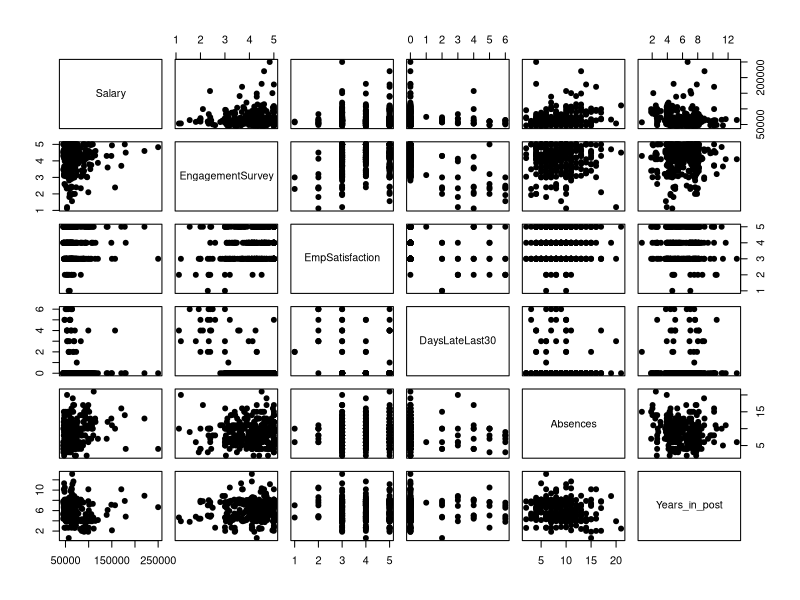
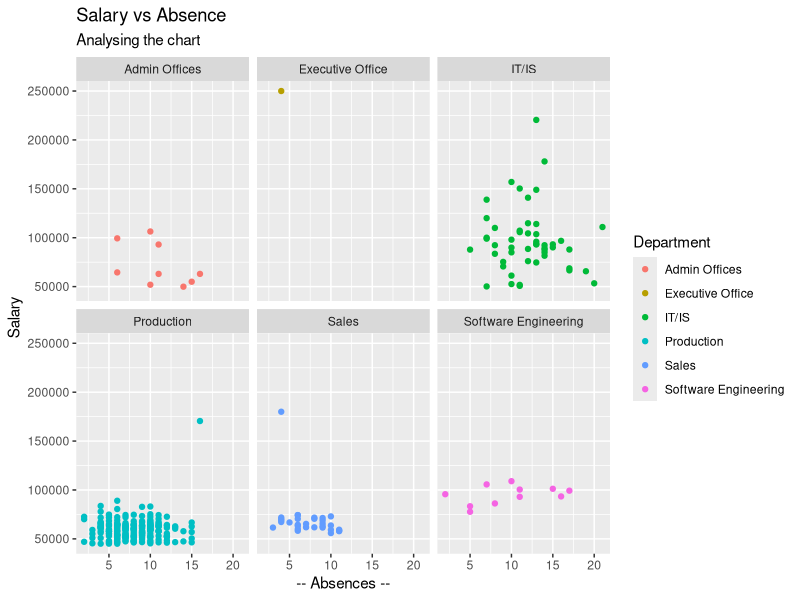
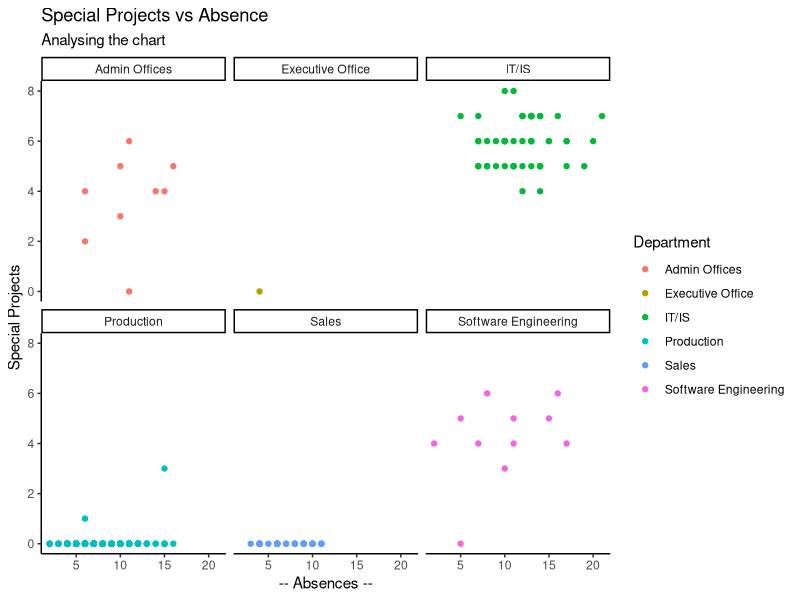
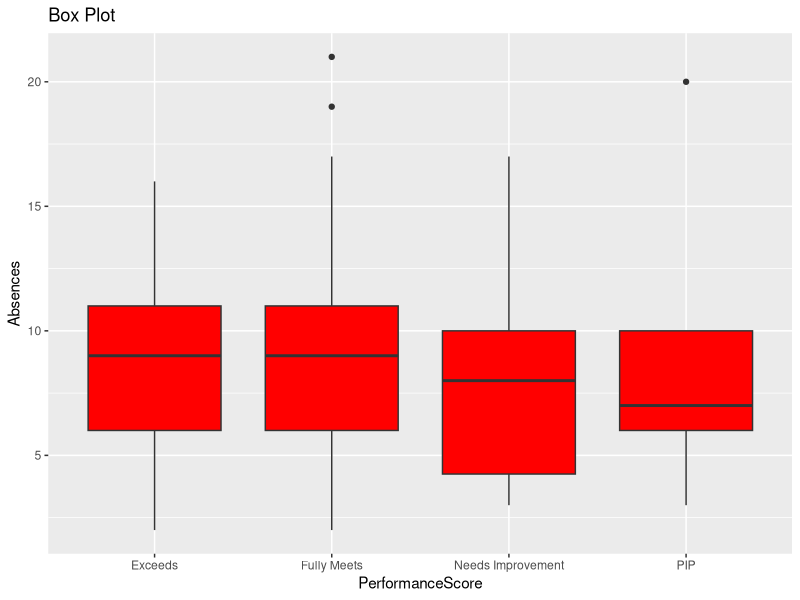
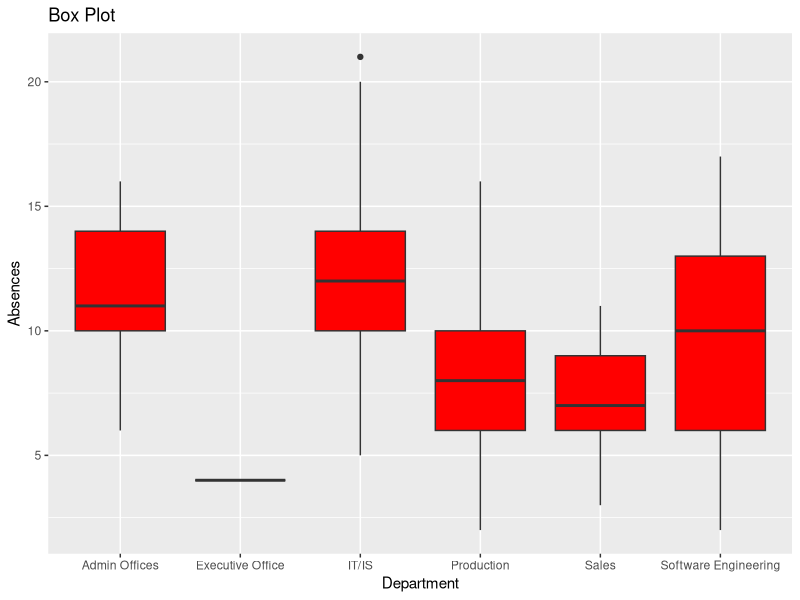
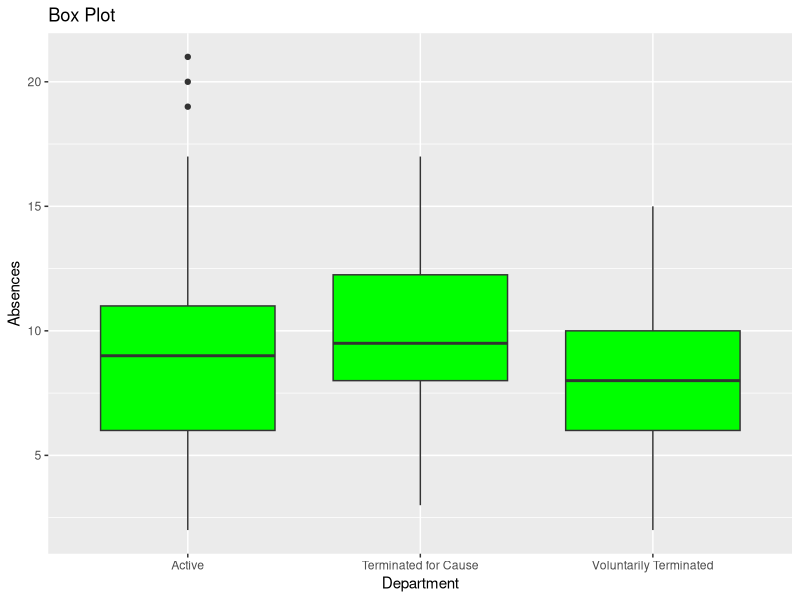
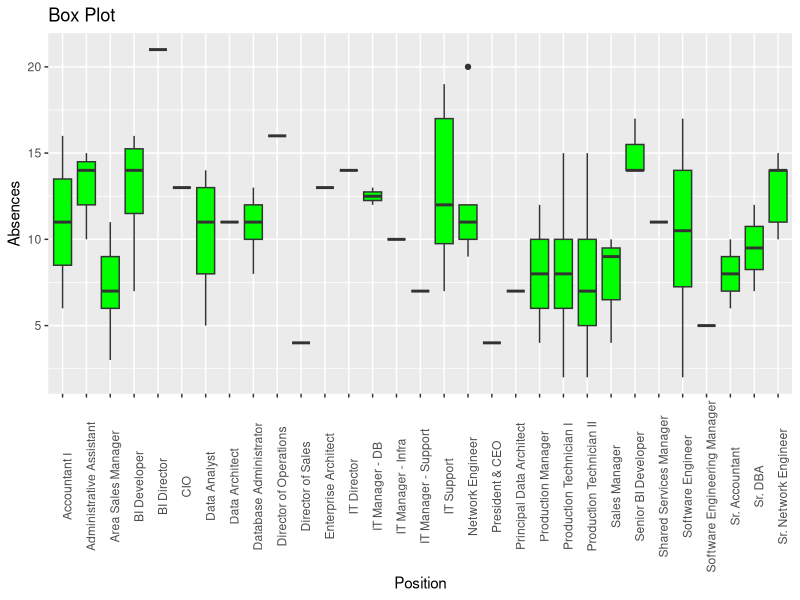
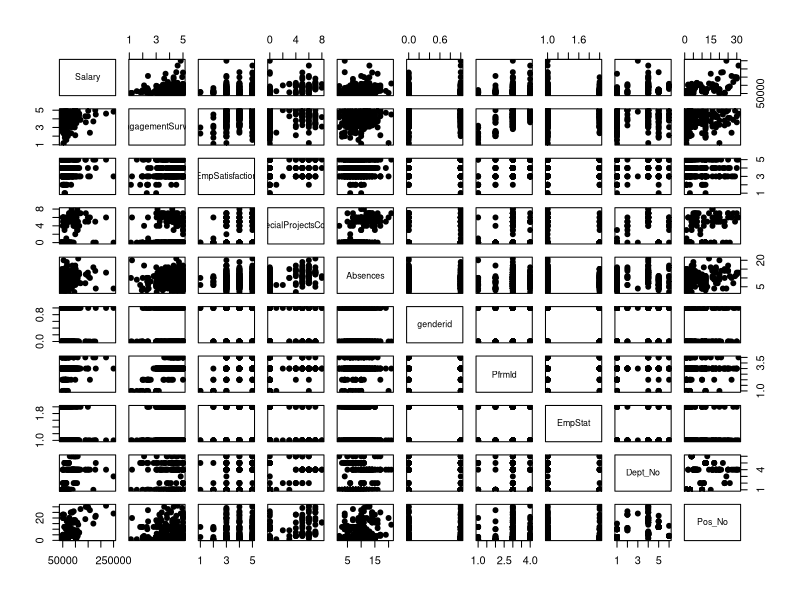

Write the R code that produced these figures, in order.
## ---- chunk 1

install.packages('ggplot2')
install.packages('tidyr')
install.packages('dplyr')
install.packages('caret')
install.packages('e1071')
install.packages('Epi')
install.packages('lubridate')
install.packages("readr")
## ---- chunk 2
library(ggplot2)
library(e1071)
library(tidyr)
library(dplyr)
library(caret)
library(lubridate)
library(Epi)
library(readr)
## ---- chunk 3
getwd()
setwd('C:\\Users\\Admin\\Desktop\\HR Analytics Exploratory  Data Analysis')
hrdataset=read.csv("flat_file.csv",header= TRUE, stringsAsFactors = FALSE, na.strings= c(""," ",NA))

## ---- chunk 4
hrdataset=read.csv("flat_file.csv",header= TRUE, stringsAsFactors = FALSE, na.strings= c(""," ",NA))
hrdataset$LastPerformanceReview_Date <- as.Date(hrdataset$LastPerformanceReview_Date,"%Y-%m-%d")
hrdataset$DateofHire <- as.Date(hrdataset$DateofHire, format = "%Y-%m-%d")
hrdataset$DateofTermination <- as.Date(hrdataset$DateofTermination, format ="%Y-%m-%d")

## ---- chunk 5
sapply(hrdataset,class)
head(hrdataset)
summary(hrdataset)

## ---- chunk 6
sapply(hrdataset,class)
head(hrdataset)
summary(hrdataset)

## ---- chunk 7
pairs(hrdataset[,c(5,6,7,12,13,14)], pch = 19)
## ---- chunk 8
cor(hrdataset$Absences,hrdataset$EmpSatisfaction)
cor(hrdataset$Absences,hrdataset$Salary)
cor(hrdataset$Absences,hrdataset$SpecialProjectsCount)
cor(hrdataset$Absences,hrdataset$DaysLateLast30)
cor(hrdataset$Absences,hrdataset$Years_in_post)
## ---- chunk 9
ggplot( hrdataset ) + 
  geom_point(mapping = aes( x = Absences, y = Salary, color= Department)) + 
  xlab("-- Absences --") + 
  ylab("Salary") + 
  labs( title = "Salary vs Absence", subtitle = "Analysing the chart" ) + facet_wrap(~Department,nrow = 2)
theme_classic()

## ---- chunk 10
ggplot( hrdataset ) + 
  geom_point(mapping = aes( x = Absences, y = SpecialProjectsCount, color= Department)) + 
  xlab("-- Absences --")+
  ylab("Special Projects") + 
  labs( title = "Special Projects vs Absence", subtitle = "Analysing the chart" ) + facet_wrap(~Department,nrow = 2)+
theme_classic()

## ---- chunk 11
ggplot(hrdataset, aes(PerformanceScore, Absences)) + geom_boxplot(fill = "red")+
  scale_y_continuous("Absences")+
  labs(title = "Box Plot", x = "PerformanceScore")

## ---- chunk 12
ggplot(hrdataset, aes(Department, Absences)) + geom_boxplot(fill = "red")+
  scale_y_continuous("Absences")+
  labs(title = "Box Plot", x = "Department")

## ---- chunk 13
ggplot(hrdataset, aes(EmploymentStatus, Absences)) + geom_boxplot(fill = "green")+
  scale_y_continuous("Absences")+
  labs(title = "Box Plot", x = "Department")

## ---- chunk 14
ggplot(hrdataset, aes(Position, Absences)) + geom_boxplot(fill = "green")+
  scale_y_continuous("Absences")+
  labs(title = "Box Plot", x = "Position")+theme(axis.text.x= element_text(angle=90))

## ---- chunk 15
Abs_Dept_Stat <- hrdataset %>% group_by(Department) %>%
  summarize(n = n(),
            mean = mean(Absences),
            sd = sd(Absences),
            se = sd / sqrt(n),
            UL = mean + (qnorm(0.975) * sd / sqrt(n)),
            LL= mean - (qnorm(0.975) * sd / sqrt(n)))

print(Abs_Dept_Stat)

## ---- chunk 16
Abs_Pos_Stat <- hrdataset %>% group_by(Position) %>%
  summarize(n = n(),
            mean = mean(Absences),
            sd = sd(Absences),
            se = sd / sqrt(n),
            UL = mean + (qnorm(0.975) * sd / sqrt(n)),
            LL= mean - (qnorm(0.975) * sd / sqrt(n)))

print(Abs_Pos_Stat,n=31)

## ---- chunk 17
Abs_sal=lm(Absences ~ Salary + SpecialProjectsCount + EngagementSurvey + EmpSatisfaction + Years_in_post+Zip, data=hrdataset)
summary(Abs_sal)

## ---- chunk 18
# Create a new column "genderid"
hrdataset$genderid <- NA

# Convert "Sex" column to 0s and 1s and assign the values to "genderid"
hrdataset$genderid <- ifelse(hrdataset$Sex == "M", 0, 1)

# View the updated dataset
print(hrdataset)

## ---- chunk 19
# Create a new column "PfrmId" 
hrdataset$PfrmId <- NA

# Convert "PerformanceScore" column to numerical values and assign them to "PfrmId"
hrdataset$PfrmId <- ifelse(hrdataset$PerformanceScore == "Fully Meets", 3, ifelse(hrdataset$PerformanceScore == "Needs Improvement", 2, ifelse(hrdataset$PerformanceScore == "PIP", 1, 4)))

# View the updated dataset
print(hrdataset)


## ---- chunk 20
# Create a new column "EmpStat" 
hrdataset$EmpStat <- NA

# Convert "EmploymentStatus" column to numerical values and assign them to "EmpStat"
hrdataset$EmpStat <- ifelse(hrdataset$EmploymentStatus == "Active", 1,
                     ifelse(hrdataset$EmploymentStatus == "Voluntarily Terminated", 2, 1))

# View the updated dataset
print(hrdataset)
## ---- chunk 21
# Create a new column "Dept_No" 
hrdataset$Dept_No <- NA

# Convert "Department" column to numerical values and assign them to "Dept_No"
hrdataset$Dept_No <- ifelse(hrdataset$Department == "Production", 1,
                     ifelse(hrdataset$Department == "Admin Offices", 2,
                            ifelse(hrdataset$Department == "Executive Office", 3,
                                   ifelse(hrdataset$Department == "IT/IS", 4,
                                          ifelse(hrdataset$Department == "Sales", 5, 6)))))

# View the updated dataset
print(hrdataset)
## ---- chunk 22
# Create a new column "Pos_No" with all NA values
hrdataset$Pos_No <- NA

# Create a unique list of all positions in the "Position" column
position <- unique(hrdataset$Position)

# Assign numeric values to each position and update the "Pos_No" column
for (i in seq_along(position)) {
  hrdataset$Pos_No[hrdataset$Position == position[i]] <- i
}

# Print the updated dataset with the new "Pos_No" column
print(hrdataset)
## ---- chunk 23

pairs(hrdataset[,c(5,6,7,8,13,24,25,26,27,28)], pch = 19)

## ---- chunk 24

cor(hrdataset$EmpStat,hrdataset$Salary)
cor(hrdataset$EmpStat,hrdataset$EngagementSurvey)
cor(hrdataset$EmpStat,hrdataset$EmpSatisfaction)
cor(hrdataset$EmpStat,hrdataset$SpecialProjectsCount)
cor(hrdataset$EmpStat,hrdataset$Absences)
cor(hrdataset$EmpStat,hrdataset$genderid)
cor(hrdataset$EmpStat,hrdataset$PfrmId)
cor(hrdataset$EmpStat,hrdataset$Dept_No)
cor(hrdataset$EmpStat,hrdataset$Pos_No)

## ---- chunk 25
ggplot( hrdataset ) + 
  geom_point(mapping = aes( x = PfrmId, y = Salary, color= Department)) + 
  xlab("Performance Score") + 
  ylab("Salary") + 
  labs( title = "Salary vs Performance Score", subtitle = "Analysing the chart" ) + facet_wrap(~Department,nrow = 2)
theme_classic()

## ---- chunk 26
ggplot( hrdataset ) + 
  geom_point(mapping = aes( x = EmpStat, y = Position, color= Department)) + 
  xlab("Employee Status") + 
  ylab("Position of Employee") + 
  labs( title = "Employee Status vs Position of Employeee as per department ", subtitle = "Analysing the chart" ) + facet_wrap(~Department,nrow = 2)
theme_classic()

## ---- chunk 27

ggplot(hrdataset, aes(EmploymentStatus, EngagementSurvey)) + geom_boxplot(fill = "green")+

 scale_y_continuous("Engagement Score")+

labs(title = "Box Plot", x = "Employment Status")

## ---- chunk 28

ggplot(hrdataset, aes(EmploymentStatus, Absences)) + geom_boxplot(fill = "green")+

 scale_y_continuous("Absences")+

 labs(title = "Box Plot", x = "Employment Status")

## ---- chunk 29
pairs(hrdataset[,c(5,6,7,8,12,13)], pch = 19)
## ---- chunk 30
cor(hrdataset$EngagementSurvey,hrdataset$EmpSatisfaction)
cor(hrdataset$EngagementSurvey,hrdataset$Absences)
cor(hrdataset$EngagementSurvey,hrdataset$Salary)
cor(hrdataset$EngagementSurvey,hrdataset$SpecialProjectsCount)
cor(hrdataset$EngagementSurvey,hrdataset$DaysLateLast30)
## ---- chunk 31
ggplot( hrdataset ) + 
  geom_point(mapping = aes( x = EngagementSurvey, y = EmpSatisfaction, color= Department)) + 
  xlab("-- Engagement Score --") + 
  ylab("Employee Satisfaction") + 
  labs( title = "Employee Satisfaction vs Engagement Score", subtitle = "Analysing the chart" ) + facet_wrap(~Department,nrow = 2)
theme_classic()

## ---- chunk 32
ggplot( hrdataset ) + 
  geom_point(mapping = aes( x = EngagementSurvey, y = DaysLateLast30, color= Department)) + 
  xlab("-- Engagement Score --")+
  ylab("Days Late Last 30") + 
  labs( title = "Days Late Last 30 vs Engagement Survey", subtitle = "Analysing the chart" ) + facet_wrap(~Department,nrow = 2)
theme_classic()
## ---- chunk 33
ggplot(hrdataset, aes(PerformanceScore, EngagementSurvey)) + geom_boxplot(fill = "red")+
  scale_y_continuous("Engagement Score")+
  labs(title = "Box Plot", x = "PerformanceScore")
## ---- chunk 34
ggplot(hrdataset, aes(Department, EngagementSurvey)) + geom_boxplot(fill = "red")+
  scale_y_continuous("Engagement Score")+
  labs(title = "Box Plot", x = "Department")
## ---- chunk 35
ggplot(hrdataset, aes(EmploymentStatus, EngagementSurvey)) + geom_boxplot(fill = "green")+
  scale_y_continuous("Engagement Score")+
  labs(title = "Box Plot", x = "Employment Status")
## ---- chunk 36
ggplot(hrdataset, aes(Position, EngagementSurvey)) + geom_boxplot(fill = "green")+
  scale_y_continuous("Engagement Score")+
  labs(title = "Box Plot", x = "Position")+theme(axis.text.x= element_text(angle=90))
## ---- chunk 37
model <- lm(EngagementSurvey ~ EmpSatisfaction, data = hrdataset)
ggplot(hrdataset, aes(x = EngagementSurvey, y = EmpSatisfaction)) +    geom_smooth(method='lm')

## ---- chunk 38
summary(model)

## ---- chunk 39
model2 <- lm(EngagementSurvey ~ Salary, data = hrdataset)
ggplot(hrdataset, aes(x = EngagementSurvey, y = Salary)) +    geom_smooth(method='lm')

## ---- chunk 40
summary(model2)

## ---- chunk 41
model3 <- lm(EngagementSurvey ~ PerformanceScore, data = hrdataset)
ggplot(hrdataset, aes(x = EngagementSurvey, y = PerformanceScore)) +    geom_smooth(method='lm')

## ---- chunk 42
summary(model3)

## ---- chunk 43
model4 <- lm(EngagementSurvey ~ Department, data = hrdataset)
ggplot(hrdataset, aes(x = EngagementSurvey, y = Department)) +    geom_smooth(method='lm')

## ---- chunk 44
summary(model4)

## ---- chunk 45
model5 <- lm(EngagementSurvey ~ EmploymentStatus, data = hrdataset)
ggplot(hrdataset, aes(x = EngagementSurvey, y = EmploymentStatus)) +    geom_smooth(method='lm')

## ---- chunk 46
summary(model5)

## ---- chunk 47
terminated <- !(is.na(hrdataset$DateofTermination))

hrdataset$Years_in_post[terminated] <- interval(start = as.Date(hrdataset$DateofHire[terminated]), end = as.Date(hrdataset$DateofTermination[terminated]))/duration(n = 1,units = "years")
## ---- chunk 48
hrdataset_factored <- hrdataset %>% mutate (gender= ifelse(Sex=="M",1,0))
## ---- chunk 49
Q4 <- cor.test (hrdataset_factored$Salary, hrdataset_factored$gender)

print(paste("Corr coeff: ",round(Q4$estimate, 2)))
print(paste("p-value: ",format.pval(Q4$p.value, digits=2)))
       
## ---- chunk 50
Q4 <- cor.test (hrdataset_factored$Salary, hrdataset_factored$Years_in_post)

print(paste("Corr coeff: ",round(Q4$estimate, 2)))
print(paste("p-value: ",format.pval(Q4$p.value, digits=2)))
       
## ---- chunk 51
ggplot( hrdataset_factored ) + 
  geom_point(mapping = aes( x = Department, y = hrdataset_factored$Salary, color= hrdataset_factored$gender)) + 
  xlab("-- Department --") + 
  ylab("Salary") + 
  labs( title = "Salary vs hrdataset_factored$Department", subtitle = "Department" ) + facet_wrap(~gender,nrow = 2)
theme_classic()

## ---- chunk 52
ggplot(hrdataset, aes(Sex, Salary)) + geom_boxplot(fill = "blue")+
 scale_y_continuous("Salary")+
labs(title = "Box Plot", x = "Sex")
## ---- chunk 53
Q4_model <- glm(Salary ~ gender + Years_in_post + Department+ Position , data=hrdataset_factored)
summary (Q4_model)
         
